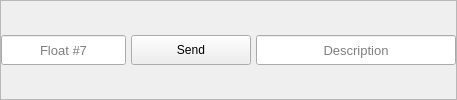
              <widget class="QFrame" name="frameCustom_7">
               <property name="frameShape">
                <enum>QFrame::StyledPanel</enum>
               </property>
               <property name="frameShadow">
                <enum>QFrame::Raised</enum>
               </property>
               <layout class="QHBoxLayout" name="horizontalLayout_22">
                <property name="spacing">
                 <number>5</number>
                </property>
                <property name="leftMargin">
                 <number>0</number>
                </property>
                <property name="topMargin">
                 <number>0</number>
                </property>
                <property name="rightMargin">
                 <number>0</number>
                </property>
                <property name="bottomMargin">
                 <number>0</number>
                </property>
                <item>
                 <widget class="QLineEdit" name="txtSettingFloat_7">
                  <property name="sizePolicy">
                   <sizepolicy hsizetype="Expanding" vsizetype="Preferred">
                    <horstretch>0</horstretch>
                    <verstretch>0</verstretch>
                   </sizepolicy>
                  </property>
                  <property name="minimumSize">
                   <size>
                    <width>0</width>
                    <height>30</height>
                   </size>
                  </property>
                  <property name="maximumSize">
                   <size>
                    <width>16777215</width>
                    <height>30</height>
                   </size>
                  </property>
                  <property name="sizeIncrement">
                   <size>
                    <width>0</width>
                    <height>0</height>
                   </size>
                  </property>
                  <property name="font">
                   <font>
                    <family>Arial</family>
                    <pointsize>10</pointsize>
                   </font>
                  </property>
                  <property name="alignment">
                   <set>Qt::AlignCenter</set>
                  </property>
                  <property name="placeholderText">
                   <string>Float #7</string>
                  </property>
                 </widget>
                </item>
                <item>
                 <widget class="QPushButton" name="btnSettingCustomSend_7">
                  <property name="sizePolicy">
                   <sizepolicy hsizetype="Preferred" vsizetype="Preferred">
                    <horstretch>0</horstretch>
                    <verstretch>0</verstretch>
                   </sizepolicy>
                  </property>
                  <property name="minimumSize">
                   <size>
                    <width>120</width>
                    <height>30</height>
                   </size>
                  </property>
                  <property name="maximumSize">
                   <size>
                    <width>150</width>
                    <height>30</height>
                   </size>
                  </property>
                  <property name="font">
                   <font>
                    <family>Arial</family>
                    <pointsize>9</pointsize>
                   </font>
                  </property>
                  <property name="text">
                   <string>Send</string>
                  </property>
                 </widget>
                </item>
                <item>
                 <widget class="QLineEdit" name="txtSettingDescription_7">
                  <property name="sizePolicy">
                   <sizepolicy hsizetype="Expanding" vsizetype="Preferred">
                    <horstretch>0</horstretch>
                    <verstretch>0</verstretch>
                   </sizepolicy>
                  </property>
                  <property name="minimumSize">
                   <size>
                    <width>200</width>
                    <height>30</height>
                   </size>
                  </property>
                  <property name="maximumSize">
                   <size>
                    <width>16777215</width>
                    <height>30</height>
                   </size>
                  </property>
                  <property name="sizeIncrement">
                   <size>
                    <width>0</width>
                    <height>0</height>
                   </size>
                  </property>
                  <property name="font">
                   <font>
                    <family>Arial</family>
                    <pointsize>10</pointsize>
                   </font>
                  </property>
                  <property name="alignment">
                   <set>Qt::AlignCenter</set>
                  </property>
                  <property name="placeholderText">
                   <string>Description</string>
                  </property>
                 </widget>
                </item>
               </layout>
              </widget>
